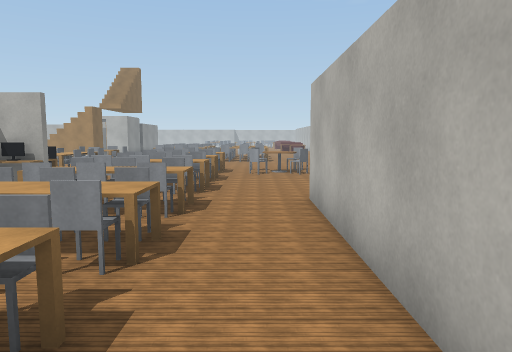
[1] (above)

24 first-person views from a walk through a Webots world. The camera is 1.3 m above the floor, tilts 6° down and sees 70° across. The floor is counted in squares, 1 m on a side. Each view is taken from the middle of a square. On the plan, view 1 faces up. The plan holds only what a view shows up to about 15 squares ahead; the rest is blank. The place goes on beyond the plan. Webots' stock objects and surfaces are drawn as simple stand-ins. Door leaves are left out.

[2]
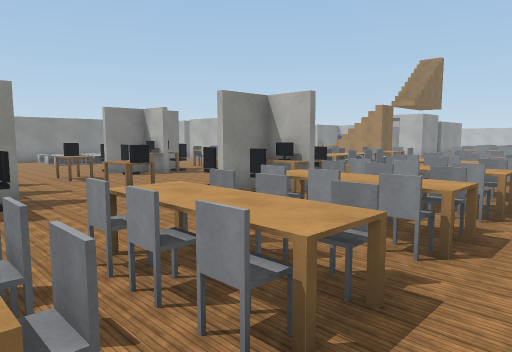

[3]
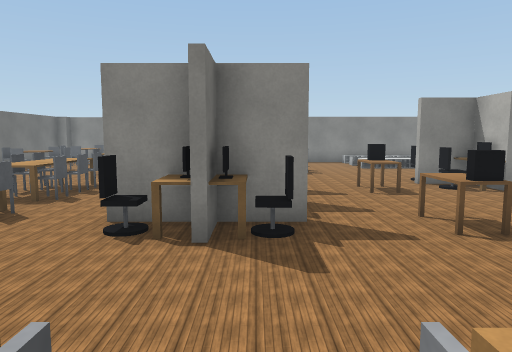

[4]
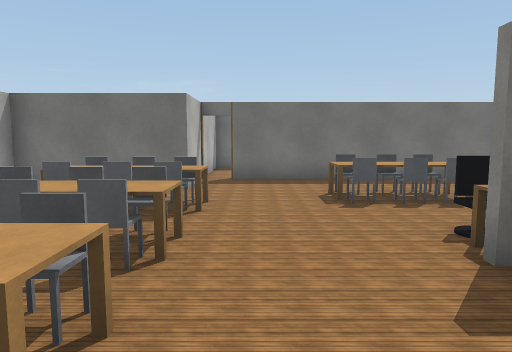

[5]
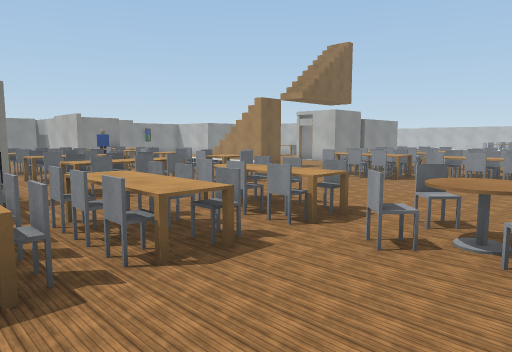

[6]
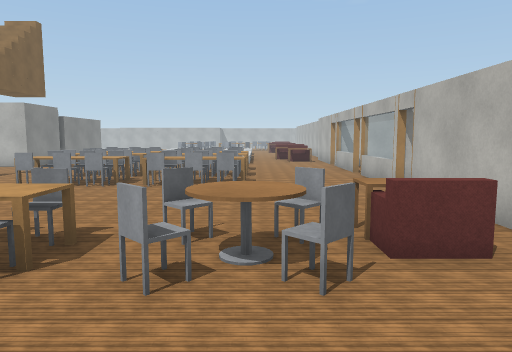

[7]
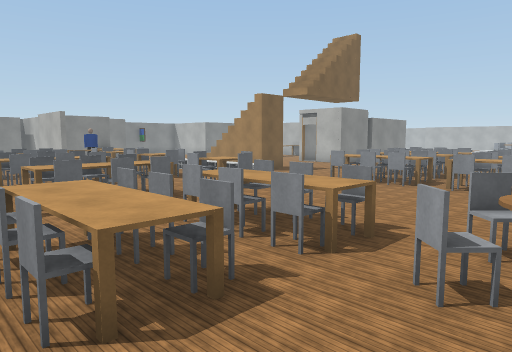

[8]
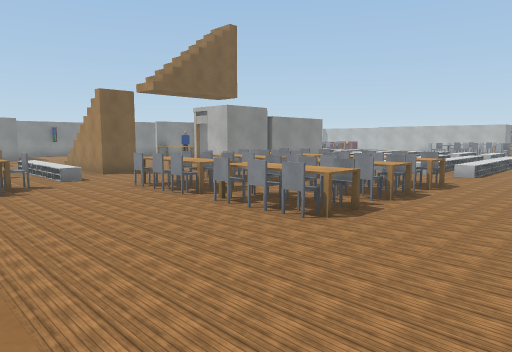

[9]
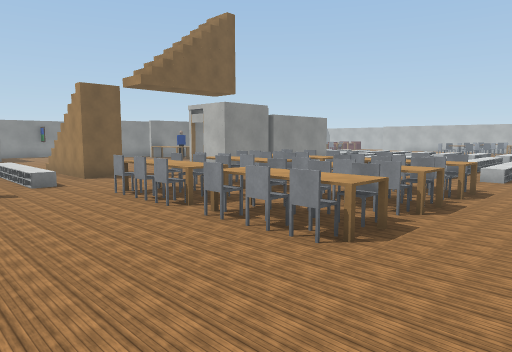

[10]
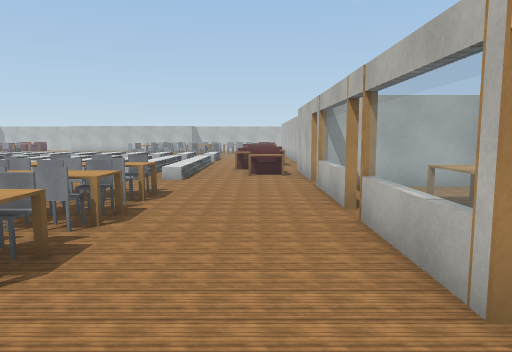

[11]
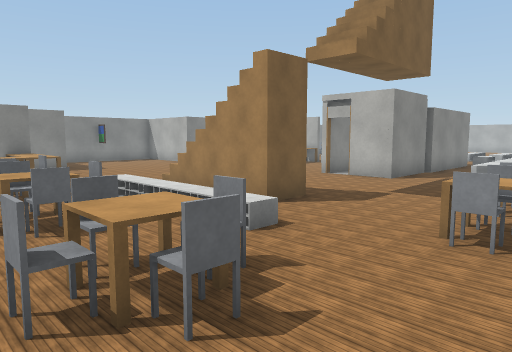

[12]
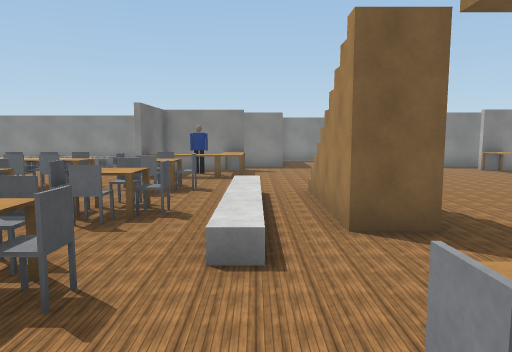

[13]
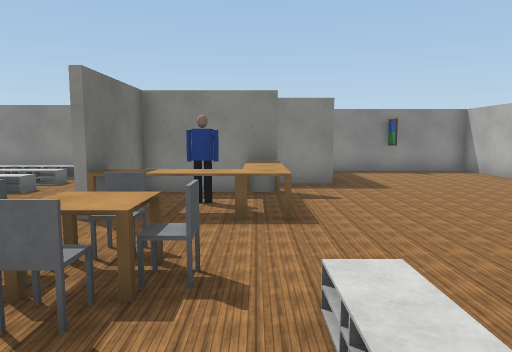

[14]
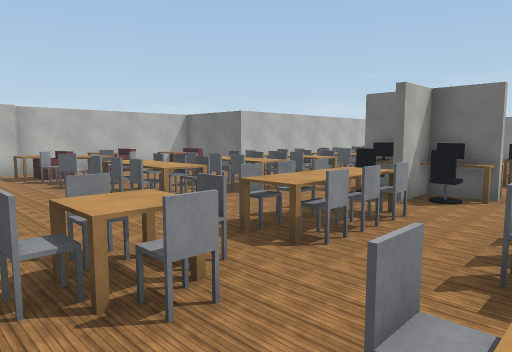

[15]
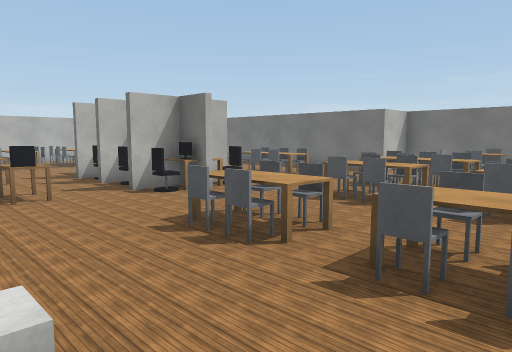

[16]
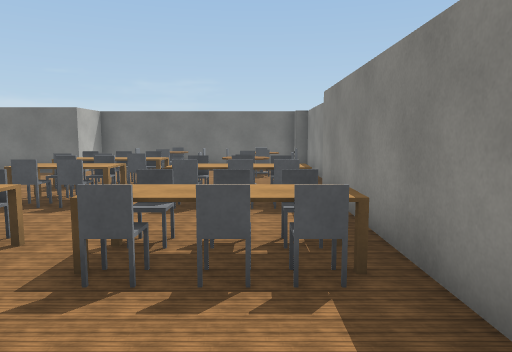

[17]
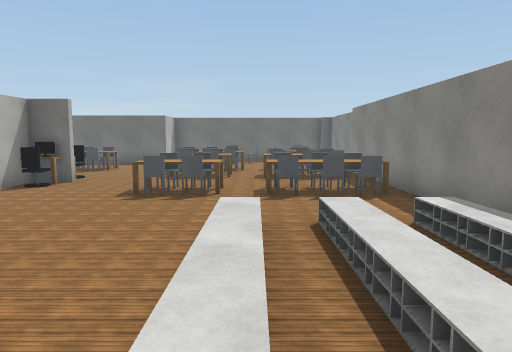

[18]
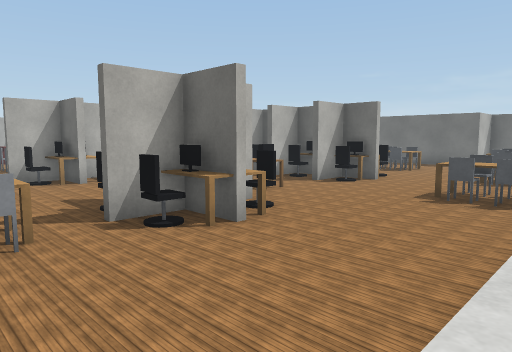

[19]
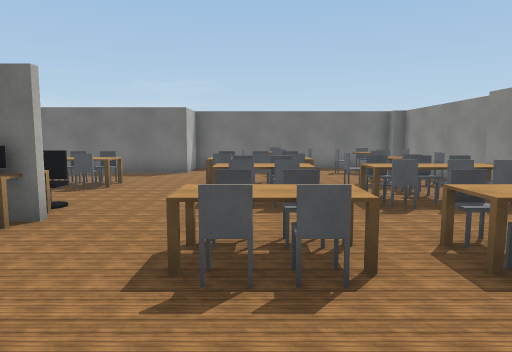

[20]
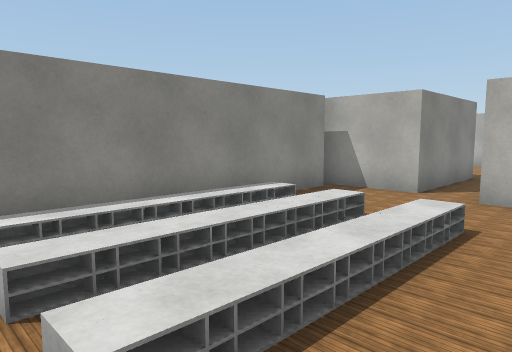

[21]
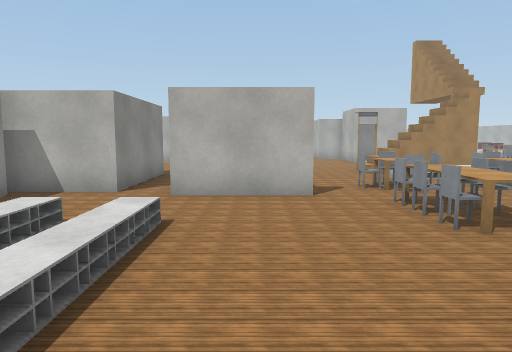

[22]
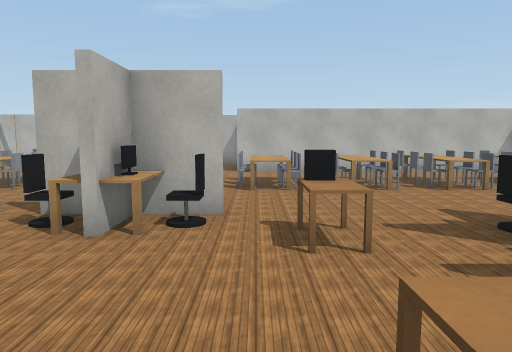

[23]
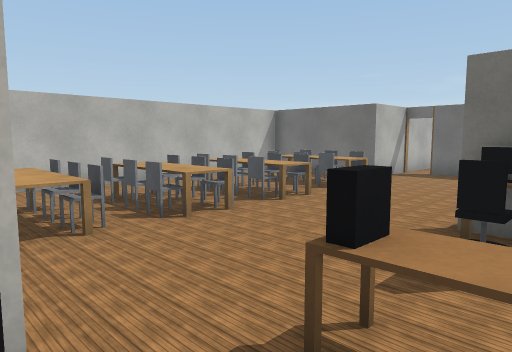

[24]
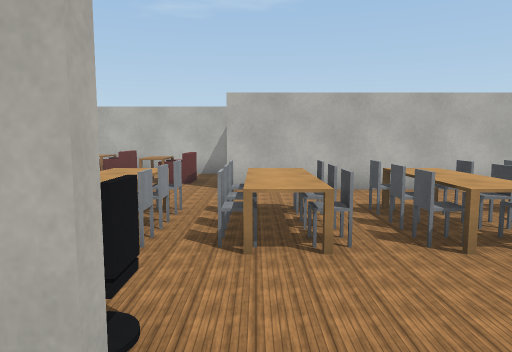

### Floor plan
Points are (right, up) in squares from view 1. A wall is a line through its corners. A room is listed if a view was taken in it or the views show most of it. See-through windows are left out.
Room 1 (views 1, 2, 3, 4, 5, 6, 7, 8, 9, 10, 11, 12, 13, 14, 15, 16, 17, 18, 19, 20, 21, 22, 23, 24)
walls: (-6.7, 8.5) (-6.7, 7.5); (-6.9, 7.5) (-6.9, 8.6); (-15.6, 15.1) (-19, 15.1); (-8.6, 3.9) (-8.6, 3.4); (-12.5, 2.5) (-12.5, 3.9); (-8.6, 1.6) (-8.6, 0.6); (-18.7, 18.6) (-18.7, 15.3) (-15.6, 15.3); (-22.6, 15.2) (-22.6, -1); (-20.3, 20.2) (-20.3, 15.7) (-23, 15.7); (4.6, 14.9) (4.6, 18.6); (5.1, 8) (5.1, 14.9); (4.6, 19.4) (4.6, 22.8); (-9.1, 28.5) (-9.1, 26.3) (-10.7, 26.3); (-21.6, 26.3) (-24.3, 26.3) (-24.3, 21); (4.6, 23.5) (4.6, 27); (-23.1, -1.8) (-23.1, -7.1); (-14.5, -7.1) (-14.5, -5.6) (-4.1, -5.6); (-3.3, -7) (-3.3, -3.3) (1.1, -3.3) (1.1, 7.8); (4.6, 27.8) (4.6, 28.5)
ways out: open door at (-11, 26); open door at (-4, -6); open door at (5, 19); open door at (5, 23); open door at (5, 27.5)
objects: painting (-25, 23) to (-24, 23); other object (-22, -6) to (-22, -5); chair (-22, -2); other object (-22, 0); chair (-22, 1); chair (-22, 3); table (-22, 4); chair (-22, 5); shelf (-22, 8); shelf (-22, 9); other object (-22, 10); other object (-22, 11); other object (-22, 12); other object (-21, -7) to (-21, -6); chair (-21, -5) to (-21, -4); other object (-21, -3); other object (-21, -2); other object (-21, -1); chair (-21, 0); chair (-21, 1); chair (-21, 4); chair (-21, 5); other object (-20, -6) to (-20, -5); chair (-20, -2); chair (-20, 0); chair (-20, 1); chair (-20, 4); chair (-20, 5); shelf (-20, 8); shelf (-20, 9); shelf (-20, 10); shelf (-20, 11); other object (-20, 12); other object (-19, -6); shelf (-19, 8); shelf (-19, 9); shelf (-19, 10); shelf (-19, 11); shelf (-19, 12); chair (-18, -7); other object (-18, -6); other object (-18, -5); chair (-18, -3); table (-18, -2) to (-16, -2); chair (-18, -1); chair (-18, 0); chair (-18, 1); chair (-18, 3); table (-18, 4); chair (-18, 5); table (-18, 18) to (-16, 18); other object (-18, 28) to (-16, 28); other object (-17, -6); chair (-17, -3); chair (-17, -1); chair (-17, 0); chair (-17, 1); chair (-17, 4); chair (-17, 5); table (-17, 16) to (-16, 17); person (-17, 17); chair (-16, -3); chair (-16, -1); table (-16, 0) to (-16, 1); table (-16, 4); table (-15, 9); office chair (-14, 8); monitor (-14, 10); office chair (-14, 11); chair (-14, 12); chair (-14, 13); chair (-14, 14); chair (-14, 16) to (-14, 17); chair (-13, -3); table (-13, -2) to (-11, -2); chair (-13, -1); office chair (-13, 1); monitor (-13, 3); office chair (-13, 4); other object (-13, 9) to (-12, 9); office chair (-13, 10) to (-12, 10); chair (-13, 12); chair (-13, 13); chair (-13, 14); chair (-13, 16); chair (-13, 17); stairs (-13, 21) to (-9, 21); chair (-12, -3); chair (-12, -1); computer (-12, 6); desk (-12, 7); office chair (-12, 8); shelf (-12, 19); other object (-11, -3); chair (-11, -1); table (-11, 2); other object (-11, 3); office chair (-11, 4); chair (-11, 12); other object (-11, 13); other object (-11, 14); chair (-11, 16) to (-11, 17); other object (-11, 19); chair (-10, 12); chair (-10, 13); chair (-10, 14); chair (-10, 16); chair (-10, 17); other object (-10, 19); chair (-9, -3); table (-9, -2) to (-7, -2); chair (-9, -1); table (-9, 2); other object (-9, 3); desk (-9, 6); other object (-9, 19); chair (-8, -3); chair (-8, -1); office chair (-8, 1); monitor (-8, 2); monitor (-8, 3); office chair (-8, 4); computer (-8, 6); office chair (-8, 8); monitor (-8, 9) to (-7, 9); office chair (-8, 10); chair (-8, 16); shelf (-8, 19); chair (-7, -3); chair (-7, -1); monitor (-7, 10); chair (-7, 12); chair (-7, 13); chair (-7, 14); chair (-7, 16); chair (-7, 17); other object (-7, 28); office chair (-6, 8); monitor (-6, 9); monitor (-6, 10); office chair (-6, 11); chair (-6, 12); chair (-6, 13); chair (-6, 14); chair (-6, 17); chair (-5, 20); chair (-5, 21); other object (-5, 22); other object (-5, 23); other object (-5, 24); other object (-5, 25) to (-3, 25); other object (-5, 26); chair (-4, -2); table (-4, -1); chair (-4, 0); chair (-4, 1); chair (-4, 2); chair (-4, 4); chair (-4, 5); chair (-4, 6); chair (-4, 7); chair (-4, 8); table (-4, 9); chair (-4, 10); chair (-4, 11); chair (-4, 12); table (-4, 14) to (-1, 14); chair (-4, 20); chair (-4, 21); other object (-4, 22); other object (-4, 23); other object (-4, 24); other object (-4, 26); chair (-3, -1); chair (-3, 0); chair (-3, 1); chair (-3, 2); chair (-3, 4); chair (-3, 5); chair (-3, 6); chair (-3, 7); chair (-3, 9); chair (-3, 10); chair (-3, 11); chair (-3, 12); chair (-3, 13); chair (-3, 15); chair (-3, 20); chair (-3, 21); chair (-3, 22); chair (-3, 23); other object (-3, 24); other object (-3, 26); chair (-2, -1); chair (-2, 0); chair (-2, 1); chair (-2, 2); chair (-2, 4); chair (-2, 5); chair (-2, 6); chair (-2, 7); chair (-2, 9); chair (-2, 10); chair (-2, 11); chair (-2, 12); chair (-2, 13); chair (-2, 15); chair (-2, 20); chair (-2, 21); chair (-2, 22); other object (-2, 23); chair (-2, 24); table (-2, 25) to (0, 25); other object (-2, 26); table (-1, -1); table (-1, 2); table (-1, 4); table (-1, 7); table (-1, 9); table (-1, 11); chair (-1, 20); chair (-1, 21); chair (-1, 22); chair (-1, 23); chair (-1, 24); other object (-1, 26); other object (-1, 28); chair (0, 13); chair (0, 14) to (0, 15); chair (0, 20); chair (0, 21); chair (0, 22); chair (0, 23); chair (0, 24); chair (0, 26); shelf (0, 28); round table (1, 14); shelf (1, 28); desk (2, 10); chair (2, 13); armchair (2, 14) to (3, 14); chair (2, 15); armchair (3, 9) to (3, 10); desk (3, 15); armchair (4, 11); other object (4, 12)

Where each view was taken, in squares from view 1:
view 1: 0 up, 0 right, facing up
view 2: 2 up, 0 right, facing up-left
view 3: 3 up, 3 left, facing left
view 4: 6 up, 5 left, facing down
view 5: 9 up, 2 right, facing up-left
view 6: 10 up, 1 right, facing up
view 7: 10 up, 1 right, facing up-left
view 8: 15 up, 4 right, facing up-left
view 9: 16 up, 3 right, facing up-left
view 10: 17 up, 3 right, facing up
view 11: 15 up, 4 left, facing up-left
view 12: 19 up, 4 left, facing left
view 13: 18 up, 10 left, facing left
view 14: 18 up, 10 left, facing down-right
view 15: 8 up, 21 left, facing down-right
view 16: 8 up, 21 left, facing down
view 17: 13 up, 19 left, facing down
view 18: 13 up, 19 left, facing down-right
view 19: 8 up, 17 left, facing down
view 20: 7 up, 17 left, facing up-left
view 21: 7 up, 17 left, facing up
view 22: 7 up, 13 left, facing right
view 23: 8 up, 9 left, facing down-right
view 24: 7 up, 8 left, facing right
